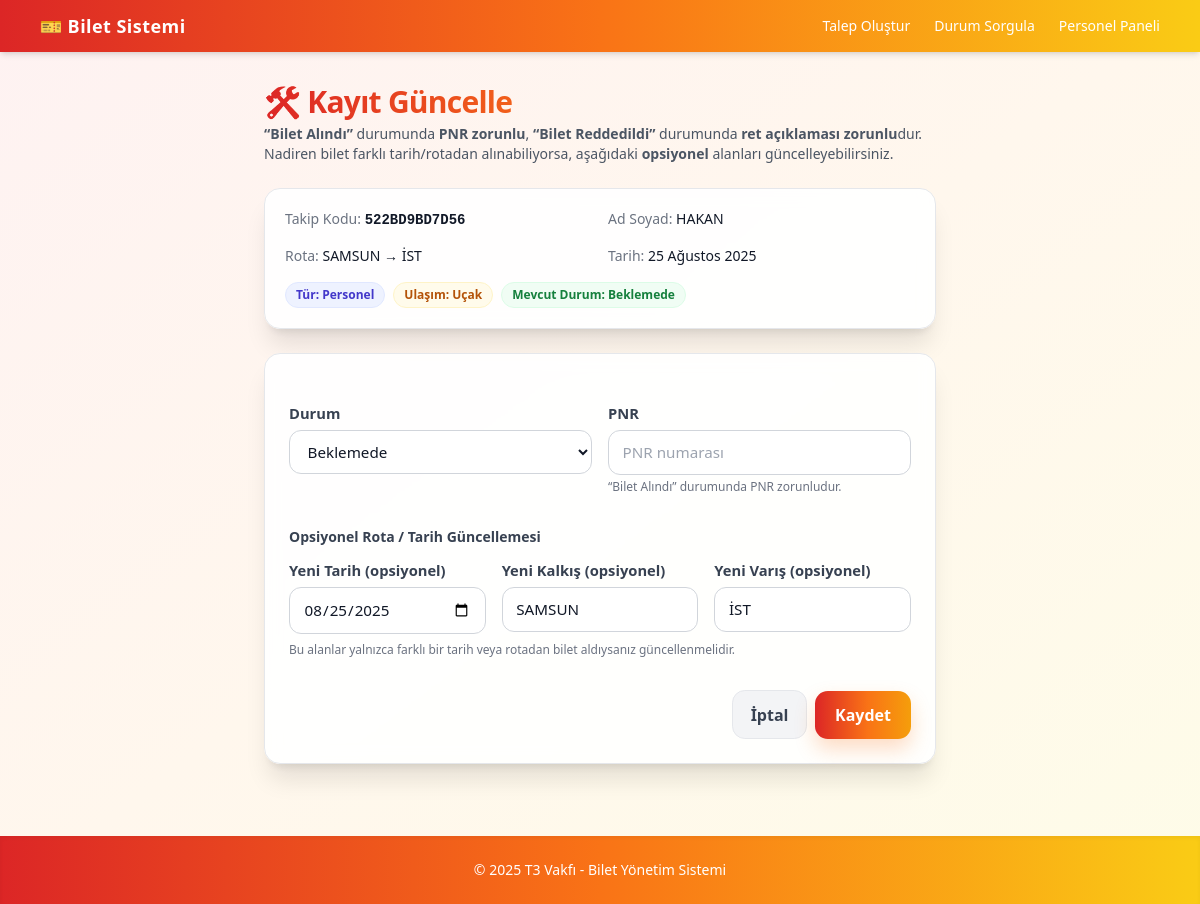
The page /panel/ticket/2/ (signed in) on the database its author committed.
### tickets/models.py (models this page shows, shortened)
class TicketRequest(models.Model):
    USER_TYPES = [
        ("volunteer", "Gönüllü"),
        ("scholar", "Bursiyer"),
        ("staff", "Personel"),
    ]
    TRANSPORT_TYPES = [
        ("bus", "Otobüs"),
        ("plane", "Uçak"),
    ]
    STATUS = [
        ("pending", "Beklemede"),
        ("ticketed", "Bilet Alındı"),
        ("rejected", "Bilet Reddedildi"),
    ]
    REASONS = [
        ("teknofest", "TEKNOFEST"),
        ("gorevlendirme", "Görevlendirme"),
        ("diger", "Diğer"),
    ]
    AIRLINES = [
        ("THY", "THY"),
        ("AJET", "AJet"),
        ("PEGASUS", "Pegasus"),
    ]
    tracking_code = models.CharField(
        max_length=12,
        unique=True,
        editable=False,
    )
    user_type = models.CharField(max_length=20, choices=USER_TYPES)
    full_name = models.CharField(max_length=120)
    tc_no = models.CharField(max_length=11)
    phone = models.CharField(max_length=20)
    origin = models.CharField(max_length=100)
    destination = models.CharField(max_length=100)
    travel_date = models.DateField()
    departure_time = models.TimeField(blank=True, null=True)  # opsiyonel
    return_destination = models.CharField(max_length=100, blank=True, null=True)
    return_date = models.DateField(blank=True, null=True)
    return_time = models.TimeField(blank=True, null=True)
    reason = models.CharField(max_length=20, choices=REASONS, default="teknofest")
    reason_other = models.CharField(max_length=200, blank=True, null=True)
    preferred_airline = models.CharField(
        max_length=20, choices=AIRLINES, blank=True, null=True
    )
    transport = models.CharField(max_length=10, choices=TRANSPORT_TYPES)
    status = models.CharField(max_length=20, choices=STATUS, default="pending")
    pnr_code = models.CharField(max_length=40, blank=True, null=True)
    notes = models.TextField(blank=True, null=True)
    created_by = models.ForeignKey(
        settings.AUTH_USER_MODEL,
        null=True, blank=True,
        on_delete=models.SET_NULL,
        related_name="created_tickets",
    )
    purchased_by = models.ForeignKey(
        settings.AUTH_USER_MODEL,
        null=True, blank=True,
        on_delete=models.SET_NULL,
        related_name="tickets_purchased",
        help_text="Bileti alan personel",
    )
    rejected_by = models.ForeignKey(
        settings.AUTH_USER_MODEL,
        null=True, blank=True,
        on_delete=models.SET_NULL,
        related_name="tickets_rejected",
        help_text="Kaydı reddeden personel",
    )
    rejected_by = models.ForeignKey(
        settings.AUTH_USER_MODEL,
        null=True, blank=True,
        on_delete=models.SET_NULL,
        related_name="tickets_rejected"
    )
    rejection_reason = models.TextField(blank=True, null=True)
    created_at = models.DateTimeField(auto_now_add=True)
    updated_at = models.DateTimeField(auto_now=True)
    class Meta:
        ordering = ["-updated_at", "-created_at"]
        indexes = [
            models.Index(fields=["tracking_code"]),
            models.Index(fields=["status"]),
            models.Index(fields=["transport"]),
            models.Index(fields=["user_type"]),
            models.Index(fields=["created_at"]),
            models.Index(fields=["reason"]),
        ]

### tickets/views.py (the view, shortened to what this page needs)
# urls.py: path("panel/ticket/<int:pk>/", views.staff_ticket_edit, name="staff_ticket_edit"),
@login_required
@user_passes_test(staff_check)
def staff_ticket_edit(request, pk):
    ticket = get_object_or_404(TicketRequest, pk=pk)
    return render(request, "staff_ticket_edit.html", {"ticket": ticket})

### tickets/views.py (called while the page is built)
def staff_check(user):
    return user.is_authenticated and user.is_staff

### templates/staff_ticket_edit.html (shortened to what this page needs)
{% extends "base.html" %}
{% block content %}
<div class="max-w-2xl mx-auto">
  <div class="mb-6">
    <h1 class="text-3xl font-extrabold tracking-tight bg-gradient-to-r from-red-600 via-orange-500 to-yellow-400 bg-clip-text text-transparent">
    </h1>
    <p class="text-sm text-gray-600 mt-1">
      <b>“Bilet Alındı”</b> durumunda <b>PNR zorunlu</b>, <b>“Bilet Reddedildi”</b> durumunda <b>ret açıklaması zorunlu</b>dur.
      Nadiren bilet farklı tarih/rotadan alınabiliyorsa, aşağıdaki <b>opsiyonel</b> alanları güncelleyebilirsiniz.
    </p>
  </div>
  <div class="bg-white/90 backdrop-blur rounded-2xl shadow-xl border border-gray-200 p-5 mb-6">
    <div class="grid sm:grid-cols-2 gap-4 text-sm">
      <div><span class="text-gray-500">Takip Kodu:</span> <span class="font-mono font-semibold">{{ ticket.tracking_code }}</span></div>
      <div><span class="text-gray-500">Ad Soyad:</span> <span class="font-medium">{{ ticket.full_name }}</span></div>
      <div><span class="text-gray-500">Rota:</span> <span class="font-medium">{{ ticket.origin }} → {{ ticket.destination }}</span></div>
      <div><span class="text-gray-500">Tarih:</span> <span class="font-medium">{{ ticket.travel_date }}</span></div>
    </div>
    <div class="flex flex-wrap gap-2 mt-4">
      <span class="inline-flex items-center px-2.5 py-1 rounded-full text-xs font-semibold bg-indigo-50 text-indigo-700 border border-indigo-100">
        Tür: {{ ticket.get_user_type_display }}
      </span>
      <span class="inline-flex items-center px-2.5 py-1 rounded-full text-xs font-semibold bg-amber-50 text-amber-700 border border-amber-100">
        Ulaşım: {{ ticket.get_transport_display }}
      </span>
      <span class="inline-flex items-center px-2.5 py-1 rounded-full text-xs font-semibold bg-green-50 text-green-700 border border-green-100">
        Mevcut Durum: {{ ticket.get_status_display }}
      </span>
    </div>
  </div>
  <div class="bg-white/90 backdrop-blur rounded-2xl shadow-xl border border-gray-200 p-6 animate-fadeIn">
    <form method="post" class="space-y-6" id="editForm">
      <div class="grid md:grid-cols-2 gap-4">
        <div>
          <label class="form-label" for="status">Durum</label>
          <select id="status" name="status" class="form-select">
            {% with st=posted_status|default:ticket.status %}
              <option value="pending"  {% if st == "pending" %}selected{% endif %}>Beklemede</option>
            {% endwith %}
          </select>
        </div>
        <div>
          <label class="form-label" for="pnr_code">PNR</label>
          <input id="pnr_code" name="pnr_code"
                 value="{% if posted_pnr is not None %}{{ posted_pnr }}{% else %}{{ ticket.pnr_code|default_if_none:'' }}{% endif %}"
                 class="form-input" placeholder="PNR numarası">
          <p id="pnrHelp" class="text-xs mt-1 text-gray-500">“Bilet Alındı” durumunda PNR zorunludur.</p>
        </div>
      </div>
      <div class="pt-2">
        <h3 class="text-sm font-semibold text-gray-700 mb-3">Opsiyonel Rota / Tarih Güncellemesi</h3>
        <div class="grid md:grid-cols-3 gap-4">
          <div>
            <label class="form-label" for="travel_date">Yeni Tarih (opsiyonel)</label>
            <input type="date" id="travel_date" name="travel_date"
                   class="form-input" value="{{ ticket.travel_date|date:'Y-m-d' }}">
          </div>
          <div>
            <label class="form-label" for="origin">Yeni Kalkış (opsiyonel)</label>
            <input id="origin" name="origin" class="form-input" value="{{ ticket.origin }}" placeholder="Örn: İstanbul">
          </div>
          <div>
            <label class="form-label" for="destination">Yeni Varış (opsiyonel)</label>
            <input id="destination" name="destination" class="form-input" value="{{ ticket.destination }}" placeholder="Örn: Ankara">
          </div>
        </div>
        <p class="text-xs text-gray-500 mt-2">Bu alanlar yalnızca farklı bir tarih veya rotadan bilet aldıysanız güncellenmelidir.</p>
      </div>
      <div class="flex items-center justify-end gap-2 pt-2">
        <a href="{% url 'tickets:staff_dashboard' %}" class="btn-secondary">İptal</a>
        <button type="submit" id="saveBtn" class="btn-primary">Kaydet</button>
      </div>
    </form>
  </div>
</div>
{% endblock %}

### templates/staff_ticket_edit.html (style rules this page uses)
.animate-fadeIn { animation: fadeIn .28s ease-out; }
.form-label { display:block; margin-bottom:.35rem; font-size:.92rem; font-weight:600; color:#374151; }
.form-input, .form-select { width:100%; border:1px solid #d1d5db; border-radius:.75rem; padding:.65rem .85rem; background:#fff; outline:none; transition: border-color .2s, box-shadow .2s; font-size:.95rem; }
.btn-primary { display:inline-flex; align-items:center; justify-content:center; padding:.75rem 1.25rem; border-radius:.8rem; color:#fff; font-weight:700; background-image:linear-gradient(90deg, #dc2626 0%, #f97316 55%, #f59e0b 100%); box-shadow:0 10px 20px rgba(249,115,22,.25); transition: transform .12s ease, filter .2s ease; }
.btn-secondary { display:inline-flex; align-items:center; justify-content:center; padding:.7rem 1.1rem; border:1px solid #e5e7eb; border-radius:.8rem; background:#f3f4f6; color:#374151; font-weight:600; transition: background .2s, color .2s, border-color .2s; }

### rows shown on the page
TicketRequest: tracking_code "522BD9BD7D56", full_name "HAKAN", origin "SAMSUN", destination "İST", travel_date "25 Ağustos 2025", user_type "Personel", transport "Uçak", status "Beklemede", travel_date "08/25/2025"
